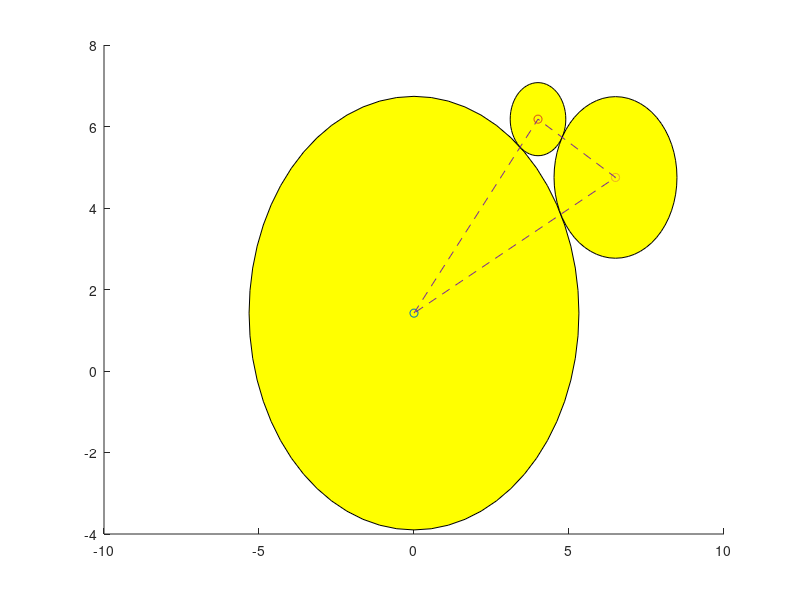

Source code (MATLAB):
clear all, close all;

x = [0 4 6.5]; y = [1.42 6.18 4.75];
xx = [x x(1)]; yy = [y y(1)];
dx = diff(xx); dy = diff(yy); sida = sqrt(dx.^2 + dy.^2);

A = [1,1,0;0,1,1;1,0,1]; r = A\sida';
fi = 0:2*pi/60:2*pi;
for i = 1:3
    hold on
    xKoord = x(i) + r(i)*cos(fi); yKoord = y(i) + r(i)*sin(fi);
    fill(xKoord, yKoord, "y");
    plot(x(i), y(i), "o");
end

plot(xx, yy, "--")